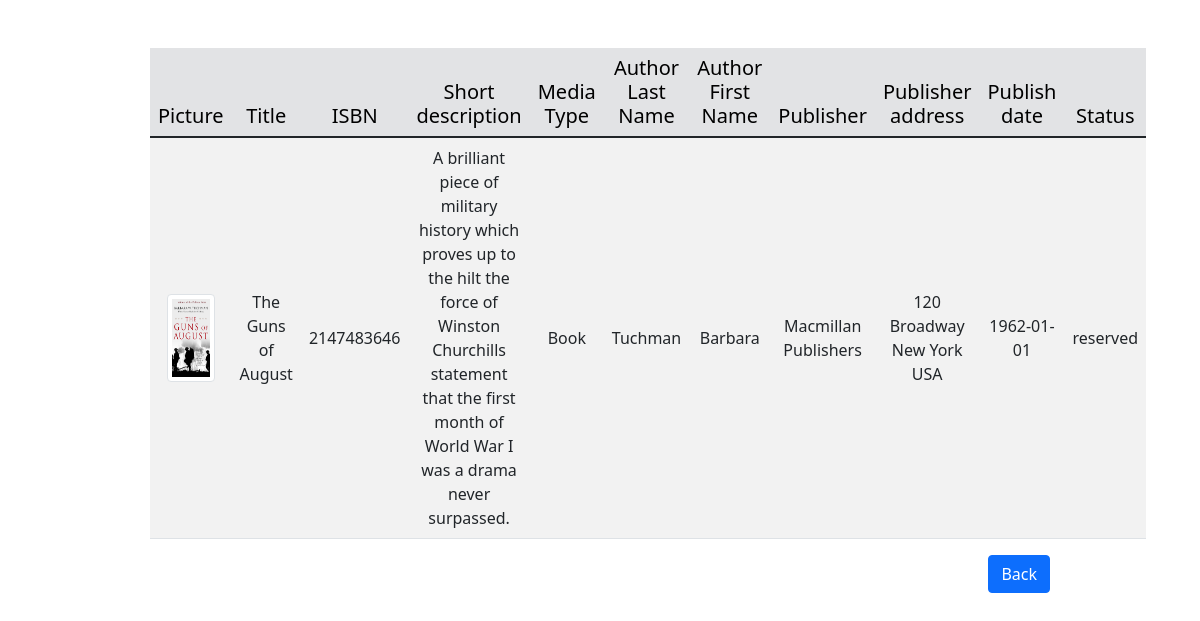
/publisher.php?publisher_name=Macmillan Publishers, run on the app's committed database.
### tables this page shows
CREATE TABLE `Media` (
  `bookID` int(11) NOT NULL,
  `picture` varchar(250) DEFAULT NULL,
  `title` varchar(30) NOT NULL,
  `ISBN` int(13) NOT NULL,
  `short_description` varchar(650) NOT NULL,
  `book_type` varchar(13) NOT NULL,
  `author_first_name` varchar(50) NOT NULL,
  `author_last_name` varchar(50) NOT NULL,
  `publisher_name` varchar(50) NOT NULL,
  `publisher_address` varchar(50) NOT NULL,
  `publish_date` date NOT NULL,
  `book_status` enum('available','reserved') NOT NULL
);

### publisher.php (the view, shortened to what this page needs)
<?php
require_once 'actions/db_connect.php';
if ($_GET['publisher_name']) {
    $publisher = $_GET['publisher_name'];
    $sql = "SELECT * FROM Media WHERE publisher_name = '$publisher'";
    $result = mysqli_query($connect, $sql);
    $tbody = '';
    if (mysqli_num_rows($result) > 0) {
        while ($row = mysqli_fetch_array($result, MYSQLI_ASSOC)) {
            $tbody .= "<tr>
                <td><img class='img-thumbnail' src='pictures/" . $row['picture'] . "'</td>
                <td>" . $row['title'] . "</td>
                <td>" . $row['ISBN'] . "</td>
                <td>" . $row['short_description'] . "</td>
                <td>" . $row['book_type'] . "</td>
                <td>" . $row['author_last_name'] . "</td>
                <td>" . $row['author_first_name'] . "</td>
                <td>" . $row['publisher_name'] . "</td>
                <td>" . $row['publisher_address'] . "</td>
                <td>" . $row['publish_date'] . "</td>
                <td>" . $row['book_status'] . "</td>
                </tr>";
        }
    } else {
        $tbody = "<tr><td colspan='5'><center>No Data Available</center></td></tr>";
    }
}
?>
<!DOCTYPE html>
<html lang="en">
<head>
    <?php require_once 'components/boot.php' ?>
</head>
<body>
    <div class="manageProduct w-75 mt-3">
        <table class='table table-striped mt-5'>
            <thead class='table-secondary'>
                <tr>
                    <th class='h5'>Picture</th>
                    <th class='h5'>Title</th>
                    <th class='h5'>ISBN</th>
                    <th class='h5'>Short description</th>
                    <th class='h5'>Media Type</th>
                    <th class='h5'>Author Last Name</th>
                    <th class='h5'>Author First Name</th>
                    <th class='h5'>Publisher</th>
                    <th class='h5'>Publisher address</th>
                    <th class='h5'>Publish date</th>
                    <th class='h5'>Status</th>
                </tr>
            </thead>
            <tbody>
                <?= $tbody; ?>
            </tbody>
        </table>
        <div class='mb-3 d-flex justify-content-end'>
            <a href="index.php"><button class='btn btn-md btn-primary' type="button">Back</button></a>
        </div>
    </div>
</body>
</html>

### publisher.php (style rules this page uses)
.manageProduct { margin: auto; }
.img-thumbnail { width: 4vw !important; height: 11vh !important; }
td { text-align: center; vertical-align: middle; }
tr { text-align: center; }

### data on the page
media: picture (picture), title "The Guns of August", ISBN "2147483646", short_description "A brilliant piece of military history which proves up to the hilt the force of Winston Churchills statement that the first month of World War I was a drama never surpassed.", book_type "Book", author_last_name "Tuchman", author_first_name "Barbara", publisher_name "Macmillan Publishers", publisher_address "120 Broadway New York USA", publish_date "1962-01-01", book_status "reserved"
